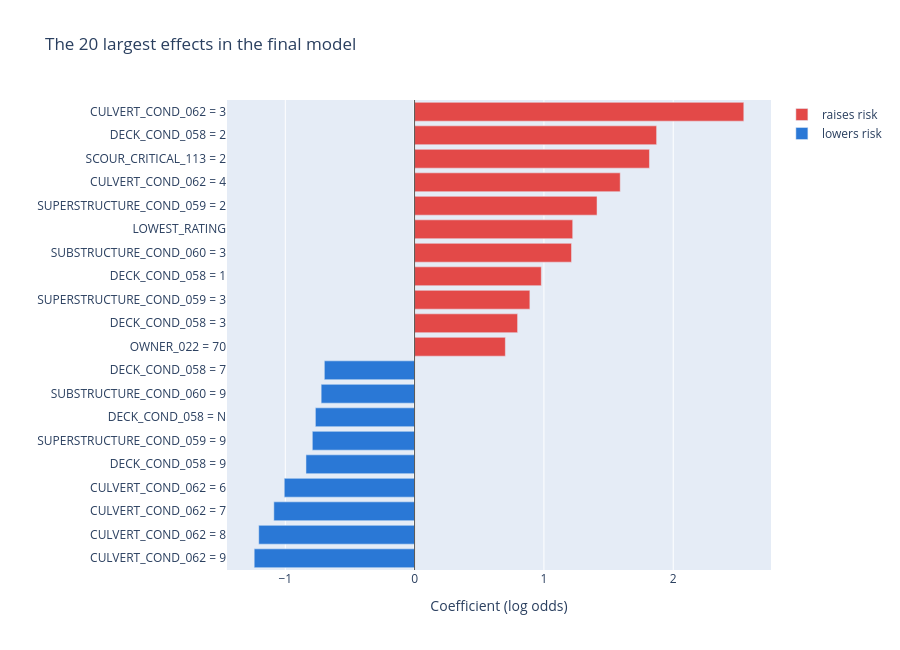

Source (notebook cell):
### Markdown cell above
### 8.2 The biggest effects overall

The chart shows the 20 coefficients with the largest effect in either direction, including the category
indicators. Red bars raise risk and blue bars lower it.

### Code cell
import plotly.express as px

top_effects = coef_table.reindex(coef_table["coefficient"].abs().sort_values(ascending=False).index).head(20)
top_effects = top_effects.sort_values("coefficient")
top_effects["direction"] = np.where(top_effects["coefficient"] > 0, "raises risk", "lowers risk")

fig = px.bar(top_effects, x="coefficient", y="feature", color="direction", orientation="h",
             color_discrete_map={"raises risk": "#e34948", "lowers risk": "#2a78d6"},
             category_orders={"direction": ["raises risk", "lowers risk"]},
             hover_data={"odds_multiplier": ":.2f"},
             labels={"coefficient": "Coefficient (log odds)", "feature": "", "direction": ""},
             title="The 20 largest effects in the final model")
fig.update_yaxes(categoryorder="array", categoryarray=top_effects["feature"].tolist())  # largest raise at top
fig.add_vline(x=0, line_width=1, line_color="#52514e")
fig.update_layout(height=650)
fig.show()

print(top_effects.sort_values("coefficient", ascending=False)[["feature", "coefficient", "odds_multiplier"]]
      .round(3).to_string(index=False))

print("\nState coefficients (each state compared with the others):")
print(coef_table[coef_table["feature"].str.startswith("STATE =")][["feature", "coefficient", "odds_multiplier"]]
      .round(3).to_string(index=False))

### Figure 1 — Plotly figure (JSON) as saved in the notebook; plotly's stock layout.template omitted (floating-point values rounded to 4 significant figures)
{"data": [{"customdata": [[2.017], [2.218], [2.439], [2.664], [3.365], [3.396], [4.1], [4.905], [6.149], [6.499], [12.76]], "hovertemplate": "=%{y}<br>Coefficient (log odds)=%{x}<br>odds_multiplier=%{customdata[0]:.2f}<extra></extra>", "legendgroup": "raises risk", "marker": {"color": "#e34948", "pattern": {"shape": ""}}, "name": "raises risk", "orientation": "h", "showlegend": true, "textposition": "auto", "type": "bar", "x": [0.7018, 0.7964, 0.8914, 0.9799, 1.214, 1.223, 1.411, 1.59, 1.816, 1.872, 2.546], "xaxis": "x", "y": ["OWNER_022 = 70", "DECK_COND_058 = 3", "SUPERSTRUCTURE_COND_059 = 3", "DECK_COND_058 = 1", "SUBSTRUCTURE_COND_060 = 3", "LOWEST_RATING", "SUPERSTRUCTURE_COND_059 = 2", "CULVERT_COND_062 = 4", "SCOUR_CRITICAL_113 = 2", "DECK_COND_058 = 2", "CULVERT_COND_062 = 3"], "yaxis": "y"}, {"customdata": [[0.2892], [0.2995], [0.3367], [0.3649], [0.4317], [0.4534], [0.4642], [0.4854], [0.4976]], "hovertemplate": "=%{y}<br>Coefficient (log odds)=%{x}<br>odds_multiplier=%{customdata[0]:.2f}<extra></extra>", "legendgroup": "lowers risk", "marker": {"color": "#2a78d6", "pattern": {"shape": ""}}, "name": "lowers risk", "orientation": "h", "showlegend": true, "textposition": "auto", "type": "bar", "x": [-1.241, -1.206, -1.089, -1.008, -0.8401, -0.7911, -0.7674, -0.7227, -0.698], "xaxis": "x", "y": ["CULVERT_COND_062 = 9", "CULVERT_COND_062 = 8", "CULVERT_COND_062 = 7", "CULVERT_COND_062 = 6", "DECK_COND_058 = 9", "SUPERSTRUCTURE_COND_059 = 9", "DECK_COND_058 = N", "SUBSTRUCTURE_COND_060 = 9", "DECK_COND_058 = 7"], "yaxis": "y"}], "layout": {"barmode": "relative", "height": 650, "legend": {"title": {"text": ""}, "tracegroupgap": 0}, "shapes": [{"line": {"color": "#52514e", "width": 1}, "type": "line", "x0": 0, "x1": 0, "xref": "x", "y0": 0, "y1": 1, "yref": "y domain"}], "title": {"text": "The 20 largest effects in the final model"}, "xaxis": {"anchor": "y", "domain": [0.0, 1.0], "title": {"text": "Coefficient (log odds)"}}, "yaxis": {"anchor": "x", "categoryarray": ["CULVERT_COND_062 = 9", "CULVERT_COND_062 = 8", "CULVERT_COND_062 = 7", "CULVERT_COND_062 = 6", "DECK_COND_058 = 9", "SUPERSTRUCTURE_COND_059 = 9", "DECK_COND_058 = N", "SUBSTRUCTURE_COND_060 = 9", "DECK_COND_058 = 7", "OWNER_022 = 70", "DECK_COND_058 = 3", "SUPERSTRUCTURE_COND_059 = 3", "DECK_COND_058 = 1", "SUBSTRUCTURE_COND_060 = 3", "LOWEST_RATING", "SUPERSTRUCTURE_COND_059 = 2", "CULVERT_COND_062 = 4", "SCOUR_CRITICAL_113 = 2", "DECK_COND_058 = 2", "CULVERT_COND_062 = 3"], "categoryorder": "array", "domain": [0.0, 1.0], "title": {"text": ""}}}}
